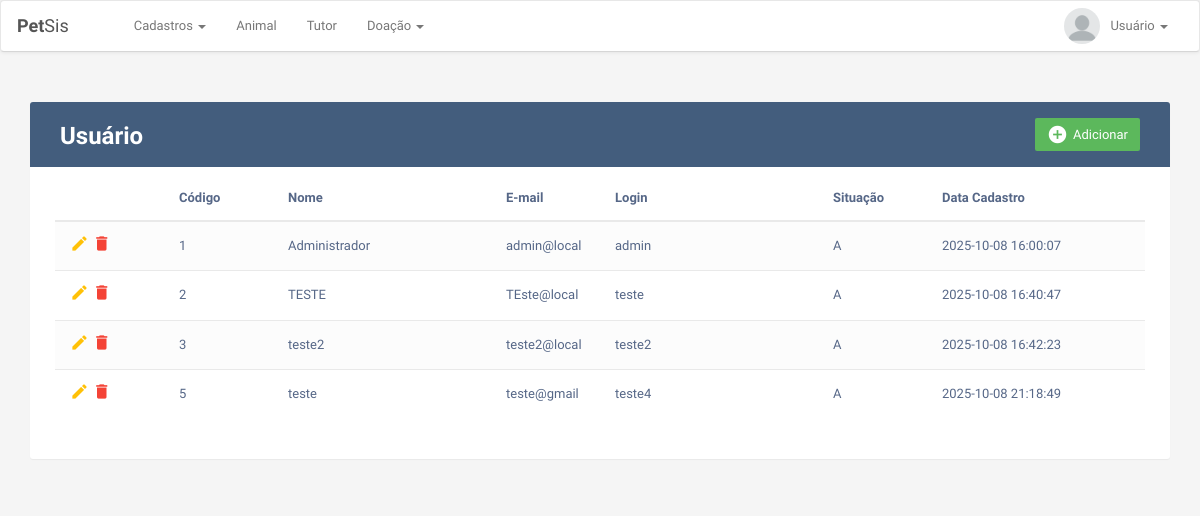
Screenshot of /usuario_Form.php with the database file from the repository.
### tables this page shows
CREATE TABLE `usuarios` (
  `codigo` int NOT NULL AUTO_INCREMENT,
  `nome` varchar(100) NOT NULL,
  `login` varchar(50) NOT NULL,
  `email` varchar(150) NOT NULL,
  `senha` varchar(255) NOT NULL,
  `situacao` char(1) NOT NULL DEFAULT 'A',
  `criado_em` timestamp NULL DEFAULT CURRENT_TIMESTAMP,
  `fk_perfil` int DEFAULT NULL,
  PRIMARY KEY (`codigo`),
  UNIQUE KEY `email` (`email`),
  UNIQUE KEY `login` (`login`),
  KEY `fk_usuario_perfil` (`fk_perfil`),
  CONSTRAINT `fk_usuario_perfil` FOREIGN KEY (`fk_perfil`) REFERENCES `usuario_perfil` (`codigo`) ON DELETE SET NULL ON UPDATE CASCADE
);

### BDO/usuario/usuario_select.php (called while the page is built)
<?php
	require_once __DIR__ . '/../_bootstrap.php';
	try{
		$stmt = $pdo->prepare('SELECT * FROM usuarios');
		$stmt->execute();
	}
	catch(PDOException $e) {
		echo 'Error: ' . $e -> getMessage();
	}
?>

### usuario_Form.php (the view, shortened to what this page needs)
<!DOCTYPE html>
<html lang="en">
<head>
    <link rel="stylesheet" href="https://maxcdn.bootstrapcdn.com/font-awesome/4.7.0/css/font-awesome.min.css">
    <link rel="stylesheet" href="https://maxcdn.bootstrapcdn.com/bootstrap/3.3.7/css/bootstrap.min.css">
    <link href="css/style.css" rel="stylesheet">
</head>
<body>
    <div class="container">
        <div class="table-wrapper">
            <div class="table-title">
                <div class="row">
                    <div class="col-sm-6">
                        <h2><b>Usuário</b></h2>
                    </div>
                    <div class="col-sm-6">
                        <a href="" class="adcBtn btn btn-success" data-toggle="modal"><i class="material-icons">&#xE147;</i> <span>Adicionar</span></a>
                    </div>
                </div>
            </div>
            <table class="table table-striped table-hover">
                <thead>
                    <tr>
                        <th width="10%">
                        </th>
                        <th width="10%">Código</th>
                        <th width="20%">Nome</th>
                        <th width="10%">E-mail</th>
						<th width="20%">Login</th>
						<th width="10%">Situação</th>
                        <th width="25%">Data Cadastro</th>
                    </tr>
                </thead>
                <tbody>
                    <?php
                	 include("BDO/usuario/usuario_select.php");
					 $result = $stmt->fetchAll();
                     foreach ($result as $value) {
                    ?>
                    <tr class="trCad">
                        <td width="10%">
                            <a href="" class="editbtn edit" data-toggle="modal"><i class="material-icons" data-toggle="tooltip" title="Editar">&#xE254;</i></a>
                            <a href="" class="delbtn delete" data-toggle="modal"><i class="material-icons" data-toggle="tooltip" title="Excluir">&#xE872;</i></a>
                        </td>
                        <td width="10%"><?php echo $value['codigo']; ?></td>
                        <td width="20%"><?php echo $value['nome']; ?></td>
                        <td width="10%"><?php echo $value['email']; ?></td>
						<td width="20%"><?php echo $value['login']; ?></td>
						<td width="10%"><?php echo $value['situacao']; ?></td>
						<td width="25%"><?php echo $value['criado_em']; ?></td>
                    </tr>
                    <?php } ?>
                </tbody>
            </table>
        </div>
    </div>
</body>
</html>

### css/style.css (style rules this page uses)
.navbar-header.col { padding: 0 !important; }
.navbar { background: #fff; padding-left: 16px; padding-right: 16px; border-bottom: 1px solid #d6d6d6; box-shadow: 0 0 4px rgba(0, 0, 0, .1); }
.nav-link img { border-radius: 50%; width: 36px; height: 36px; margin: -8px 0; float: left; margin-right: 10px; }
.navbar .navbar-brand { color: #555; padding-left: 0; padding-right: 50px; font-family: 'Merienda One', sans-serif; }
body { color: #566787; background: #f5f5f5; font-family: 'Varela Round', sans-serif; font-size: 13px; }
.table-wrapper { background: #fff; padding: 20px 25px; margin: 30px 0; border-radius: 3px; box-shadow: 0 1px 1px rgba(0, 0, 0, .05); }
.table-title { padding-bottom: 15px; background: #435d7d; color: #fff; padding: 16px 30px; margin: -20px -25px 10px; border-radius: 3px 3px 0 0; }
.table-title h2 { margin: 5px 0 0; font-size: 24px; }
.table-title .btn { color: #fff; float: right; font-size: 13px; border: none; min-width: 50px; border-radius: 2px; border: none; outline: none !important; margin-left: 10px; }
.table-title .btn i { float: left; font-size: 21px; margin-right: 5px; }
.table-title .btn span { float: left; margin-top: 2px; }
table.table tr th, table.table tr td { border-color: #e9e9e9; padding: 12px 15px; vertical-align: middle; }
table.table tr th:first-child { width: 60px; }
table.table tr th:last-child { width: 100px; }
table.table-striped tbody tr:nth-of-type(odd) { background-color: #fcfcfc; }
table.table td a { font-weight: bold; color: #566787; display: inline-block; text-decoration: none; outline: none !important; }
table.table td a.edit { color: #FFC107; }
table.table td a.delete { color: #F44336; }
table.table td i { font-size: 19px; }

### rows the page displays
usuarios: codigo "1", nome "Administrador", email "admin@local", login "admin", situacao "A", criado_em "2025-10-08 16:00:07"
usuarios: codigo "2", nome "TESTE", email "TEste@local", login "teste", situacao "A", criado_em "2025-10-08 16:40:47"
usuarios: codigo "3", nome "teste2", email "teste2@local", login "teste2", situacao "A", criado_em "2025-10-08 16:42:23"
usuarios: codigo "5", nome "teste", email "teste@gmail", login "teste4", situacao "A", criado_em "2025-10-08 21:18:49"
